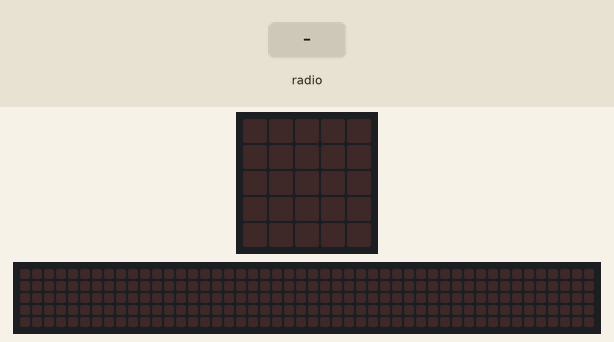
A program run on a simulated BBC micro:bit running MicroPython. Parts: the board's 5×5 LED display, a strip that is not on the board, showing the scrolling text unrolled. The inputs (shaded band) are chosen by the test bench. The 48×5 strip is a reading aid, not a part: it shows the text the display is scrolling, unrolled, one strip-width of it at a time.

Above: at 1.2 s.
1.3 s: radio message "1" arrives
At 1.4 s:
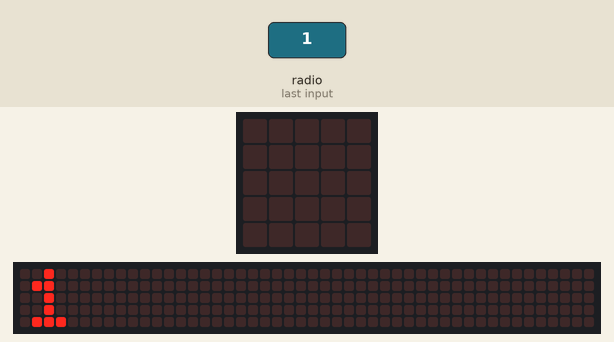
At 1.85 s:
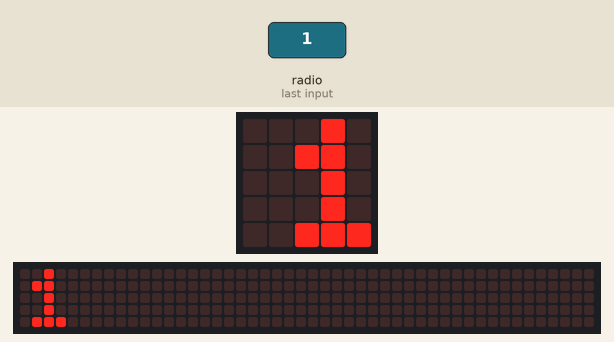
Timing chart, 0 to 4.3 s (numbered marks = the images above; inputs shaded):
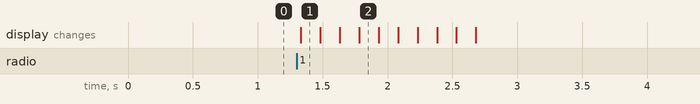

Measured:
- after the input at 1.3 s, the display: changes at once (image 1)

The program:

codigo_receptor-main.py
```python
from microbit import *
#importamos radio
import radio

radio.on()
radio.config(channel=43)

#Siempre en ejecución
while True:
    message = radio.receive()
    sleep (20)
    if message is not None:
        display.scroll(str(message))
```
